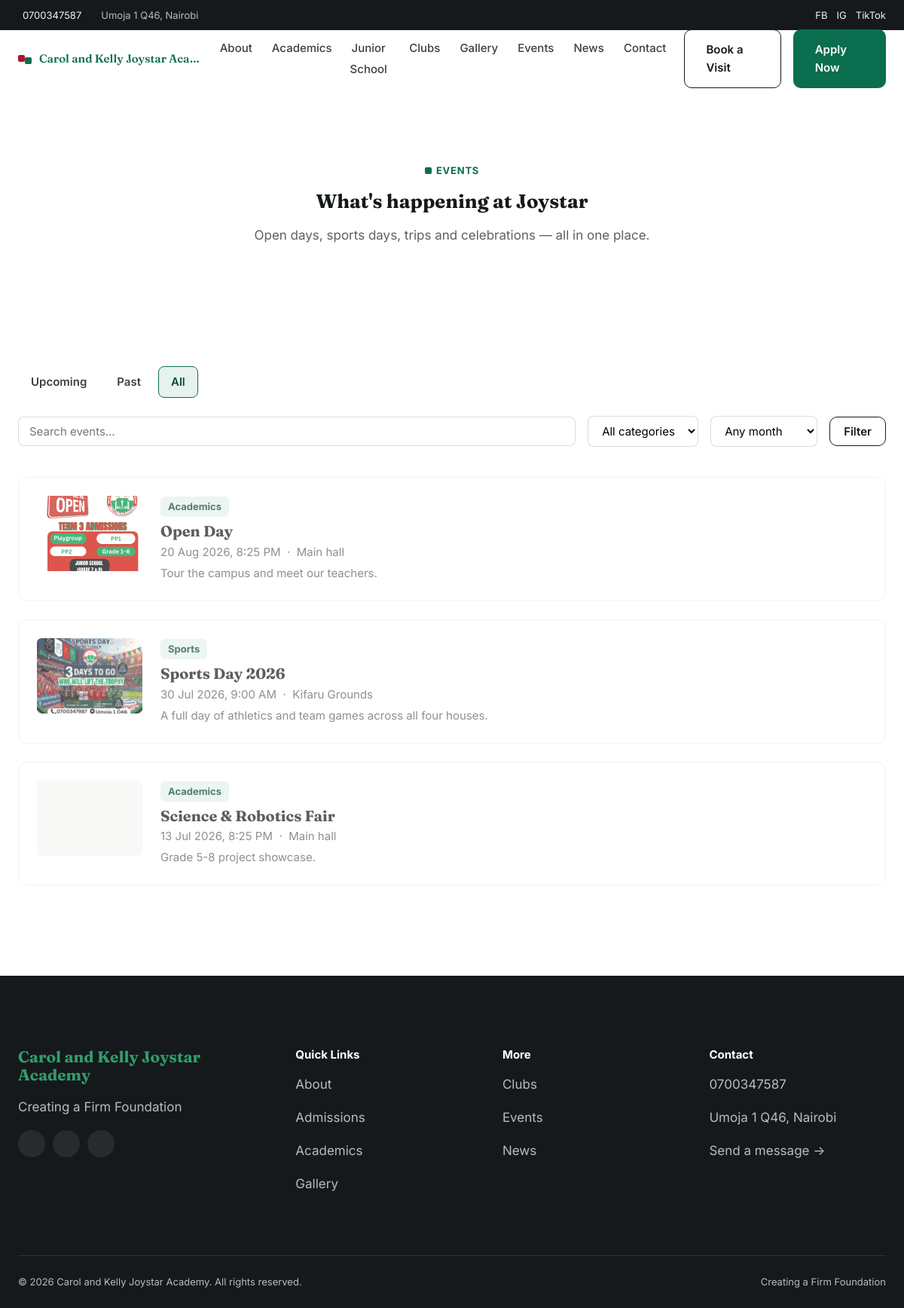
Screenshot of /events/ with the database file from the repository.
### core/models.py (models this page shows, shortened)
class SiteSettings(models.Model):
    school_name = models.CharField(max_length=200, default="Carol and Kelly Joystar Academy")
    motto = models.CharField(max_length=200, default="Creating a Firm Foundation")
    phone = models.CharField(max_length=50, default="0700347587")
    email = models.EmailField(blank=True)
    address = models.CharField(max_length=255, default="Umoja 1 Q46, Nairobi")
    map_embed_url = models.URLField(
        blank=True,
        help_text="Paste a Google Maps 'Embed a map' src URL here.",
    )
    vision = models.TextField(
        default=(
            "To be the school of choice for nurturing confident, responsible and "
            "globally competitive learners through quality education."
        )
    )
    mission = models.TextField(
        default=(
            "To nurture every learner's talents to excellence through quality education, "
            "innovation, love and strong Christian values in a safe and supportive environment."
        )
    )
    philosophy = models.TextField(
        default=(
            "Every child is unique and capable of success when given the right environment, "
            "guidance and opportunities to learn, explore and grow."
        )
    )
    facebook_url = models.URLField(blank=True)
    instagram_url = models.URLField(blank=True)
    twitter_url = models.URLField(blank=True)
    youtube_url = models.URLField(blank=True)
    tiktok_url = models.URLField(blank=True)
    class Meta:
        verbose_name = "Site Settings"
        verbose_name_plural = "Site Settings"
    @classmethod
    def load(cls):
        obj, _ = cls.objects.get_or_create(pk=1)
        return obj

### events/models.py (models this page shows, shortened)
class Event(models.Model):
    title = models.CharField(max_length=200)
    slug = models.SlugField(max_length=220, unique=True, blank=True)
    category = models.ForeignKey(
        EventCategory, on_delete=models.SET_NULL, null=True, blank=True, related_name="events"
    )
    date = models.DateTimeField()
    end_date = models.DateTimeField(null=True, blank=True)
    venue = models.CharField(max_length=200, default="Carol & Kelly Joystar Academy")
    summary = models.CharField(max_length=300)
    description = models.TextField(blank=True)
    cover_image = models.ImageField(upload_to="events/covers/", blank=True, null=True)
    class Meta:
        ordering = ["-date"]
    def get_absolute_url(self):
        return reverse("events:detail", args=[self.slug])

class EventCategory(models.Model):
    name = models.CharField(max_length=80, unique=True)
    slug = models.SlugField(max_length=90, unique=True, blank=True)
    class Meta:
        verbose_name_plural = "Event categories"
        ordering = ["name"]

### events/views.py (the view)
# urls.py: path("", views.event_list, name="list"),
def event_list(request):
    events = Event.objects.select_related("category")
    query = request.GET.get("q", "").strip()
    category_slug = request.GET.get("category", "")
    month = request.GET.get("month", "")  # format YYYY-MM
    time_filter = request.GET.get("when", "")  # upcoming | past
    if query:
        events = events.filter(Q(title__icontains=query) | Q(summary__icontains=query))
    if category_slug:
        events = events.filter(category__slug=category_slug)
    if month:
        try:
            year, mon = (int(part) for part in month.split("-"))
            events = events.filter(date__year=year, date__month=mon)
        except (ValueError, TypeError):
            pass
    now = timezone.now()
    if time_filter == "upcoming":
        events = events.filter(date__gte=now)
    elif time_filter == "past":
        events = events.filter(date__lt=now)
    month_options = (
        Event.objects.dates("date", "month", order="DESC") if Event.objects.exists() else []
    )
    context = {
        "meta_description": (
            "Upcoming and past events at Carol & Kelly Joystar Academy — open days, sports "
            "days, prize-giving, trips and more."
        ),
        "events": events.order_by("-date"),
        "categories": EventCategory.objects.all(),
        "month_options": month_options,
        "query": query,
        "active_category": category_slug,
        "active_month": month,
        "active_when": time_filter,
        "now": now,
    }
    return render(request, "events/list.html", context)

### core/context_processors.py (called while the page is built)
def site_settings(request):
    return {"site": SiteSettings.load()}

### templates/events/list.html (shortened to what this page needs)
{% extends "base.html" %}
{% load static %}
{% block extra_css %}
<link rel="stylesheet" href="{% static 'css/components.css' %}">
{% endblock %}
{% block content %}
<section class="section">
  <div class="container section-head" style="max-width: 720px;">
    <span class="eyebrow" style="justify-content:center;"><span class="blk" style="background: var(--green);"></span>Events</span>
    <h1>What's happening at Joystar</h1>
    <p style="color: var(--text-muted);">Open days, sports days, trips and celebrations — all in one place.</p>
  </div>
</section>
<section class="section" style="padding-top: 0;">
  <div class="container">
    <div class="events-tabs" style="margin-bottom: var(--space-md);">
      <a href="?when=upcoming" class="events-tab {% if active_when == 'upcoming' %}is-active{% endif %}">Upcoming</a>
      <a href="?when=past" class="events-tab {% if active_when == 'past' %}is-active{% endif %}">Past</a>
      <a href="{% url 'events:list' %}" class="events-tab {% if not active_when %}is-active{% endif %}">All</a>
    </div>
    <form method="get" class="events-toolbar">
      <input type="search" name="q" value="{{ query }}" placeholder="Search events…">
      <select name="category" onchange="this.form.submit()">
        <option value="">All categories</option>
      </select>
      <select name="month" onchange="this.form.submit()">
        <option value="">Any month</option>
      </select>
      <button type="submit" class="btn btn-outline" style="padding: 9px 18px;">Filter</button>
    </form>
    {% for event in events %}
      <a href="{{ event.get_absolute_url }}" class="event-card {% if event.date < now %}is-past{% endif %}">
        <div class="event-thumb" {% if event.cover_image %}style="background-image: url('{{ event.cover_image.url }}');"{% endif %}></div>
        <div>
          {% if event.category %}<span class="event-badge">{{ event.category.name }}</span>{% endif %}
          <h3 style="margin: 4px 0;">{{ event.title }}</h3>
          <p style="color: var(--text-muted); font-size: var(--fs-sm); margin: 0 0 4px;">
             {{ event.date|date:"d M Y, g:i A" }}
            &nbsp;·&nbsp;
             {{ event.venue }}
          </p>
          <p style="color: var(--text-muted); font-size: var(--fs-sm); margin:0;">{{ event.summary }}</p>
        </div>
      </a>
    {% empty %}
      <p style="color: var(--text-muted); text-align:center; padding: var(--space-xl) 0;">No events match your filters yet.</p>
    {% endfor %}
  </div>
</section>
{% endblock %}

### templates/partials/topbar.html (shortened to what this page needs)
<div class="topbar">
  <div class="container" style="flex-wrap: wrap; row-gap: 4px;">
    <div style="display:flex; gap: 20px;">
      <a href="tel:{{ site.phone }}" class="topbar-item">
         {{ site.phone }}
      </a>
      <span class="topbar-item">
         {{ site.address }}
      </span>
    </div>
    <div class="topbar-socials">
      {% if site.facebook_url %}<a href="{{ site.facebook_url }}" aria-label="Facebook">FB</a>{% endif %}
      {% if site.instagram_url %}<a href="{{ site.instagram_url }}" aria-label="Instagram">IG</a>{% endif %}
      {% if site.tiktok_url %}<a href="{{ site.tiktok_url }}" aria-label="TikTok">TikTok</a>{% endif %}
    </div>
  </div>
</div>

### templates/partials/navbar.html (shortened to what this page needs)
<header class="site-header">
  <nav class="navbar" aria-label="Main navigation">
    <div class="container">
      <a href="{% url 'core:home' %}" class="brand">
        <span class="blk-stack">
          <span class="blk" style="background: var(--red);"></span>
          <span class="blk" style="background: var(--green); margin-left:-4px; margin-top:5px;"></span>
        </span>
        <span class="brand-name">{{ site.school_name }}</span>
      </a>
      <ul class="nav-links">
        <li><a href="{% url 'core:about' %}">About</a></li>
        <li><a href="{% url 'academics:academics' %}">Academics</a></li>
        <li><a href="{% url 'junior_school:junior_school' %}">Junior School</a></li>
        <li><a href="{% url 'clubs:clubs' %}">Clubs</a></li>
        <li><a href="{% url 'gallery:gallery' %}">Gallery</a></li>
        <li><a href="{% url 'events:list' %}">Events</a></li>
        <li><a href="{% url 'news:list' %}">News</a></li>
        <li><a href="{% url 'contact:contact' %}">Contact</a></li>
      </ul>
      <div class="nav-cta">
        <a href="{% url 'admissions:admissions' %}" class="btn btn-outline">Book a Visit</a>
        <a href="{% url 'admissions:admissions' %}" class="btn btn-primary">Apply Now</a>
      </div>
    </div>
  </nav>
</header>

### templates/partials/footer.html (shortened to what this page needs)
<footer class="site-footer">
  <div class="container">
    <div class="footer-grid">
      <div>
        <h4 style="font-family: var(--font-display); font-size: var(--fs-md); color: var(--green-light);">{{ site.school_name }}</h4>
        <p>{{ site.motto }}</p>
        <div class="social-icons">
          {% if site.facebook_url %}<a href="{{ site.facebook_url }}" aria-label="Facebook"></a>{% endif %}
          {% if site.instagram_url %}<a href="{{ site.instagram_url }}" aria-label="Instagram"></a>{% endif %}
          {% if site.tiktok_url %}<a href="{{ site.tiktok_url }}" aria-label="TikTok"></a>{% endif %}
        </div>
      </div>
      <div>
        <h4>Quick Links</h4>
        <p><a href="{% url 'core:about' %}">About</a></p>
        <p><a href="{% url 'admissions:admissions' %}">Admissions</a></p>
        <p><a href="{% url 'academics:academics' %}">Academics</a></p>
        <p><a href="{% url 'gallery:gallery' %}">Gallery</a></p>
      </div>
      <div>
        <h4>More</h4>
        <p><a href="{% url 'clubs:clubs' %}">Clubs</a></p>
        <p><a href="{% url 'events:list' %}">Events</a></p>
        <p><a href="{% url 'news:list' %}">News</a></p>
      </div>
      <div>
        <h4>Contact</h4>
        <p>{{ site.phone }}</p>
        <p>{{ site.address }}</p>
        <p><a href="{% url 'contact:contact' %}">Send a message →</a></p>
      </div>
    </div>
    <div class="footer-bottom">
      <span>&copy; {% now "Y" %} {{ site.school_name }}. All rights reserved.</span>
      <span>Creating a Firm Foundation</span>
    </div>
  </div>
</footer>

### static/css/tokens.css (style rules this page uses)
:root { --ink: #16191b; --ink-soft: #3a4042; --paper: #ffffff; --paper-tint: #f6f7f5; --paper-dim: #eceeea; --red: #b3122a; --red-deep: #7c0d1e; --red-tint: #fbe9ec; --green: #0b6e4f; --green-deep: #054934; --green-light: #2f9e6b; --green-tint: #e6f2ec; --gold: #c9a24b; --text-body: #2a2e2f; --text-muted: #5b6264; --text-on-dark: #f3f4f2; --text-on-dark-muted: #b7bdbc; --font-display: "Fraunces", "Iowan Old Style", Georgia, serif; --font-body: "Inter", -apple-system, BlinkMacSystemFont, "Segoe UI", sans-serif; --fs-xs: clamp(0.75rem, 0.72rem + 0.15vw, 0.8125rem); --fs-sm: clamp(0.875rem, 0.84rem + 0.2vw, 0.9375rem); --fs-base: clamp(1rem, 0.96rem + 0.2vw, 1.0625rem); --fs-md: clamp(1.125rem, 1.05rem + 0.35vw, 1.3rem); --fs-lg: clamp(1.5rem, 1.3rem + 0.9vw, 2rem); --fs-xl: clamp(2rem, 1.6rem + 1.8vw, 3rem); --fs-2xl: clamp(2.6rem, 2rem + 2.8vw, 4.25rem); --space-3xs: 0.25rem; --space-2xs: 0.5rem; --space-xs: 0.75rem; --space-sm: 1rem; --space-md: 1.5rem; --space-lg: 2.5rem; --space-xl: 4rem; --space-2xl: 6rem; --space-3xl: 8rem; --container-max: 1240px; --radius-sm: 6px; --radius-md: 12px; --radius-lg: 20px; --border-hair: 1px solid rgba(22, 25, 27, 0.1); --shadow-sm: 0 1px 2px rgba(22, 25, 27, 0.06), 0 1px 1px rgba(22, 25, 27, 0.04); --shadow-md: 0 8px 24px rgba(22, 25, 27, 0.08); --shadow-lg: 0 24px 48px rgba(22, 25, 27, 0.14); --ease-out: cubic-bezier(0.16, 1, 0.3, 1); --dur-fast: 180ms; --dur-med: 420ms; --dur-slow: 900ms; --topbar-h: 40px; --nav-h: 76px; }

### static/css/components.css (style rules this page uses)
.eyebrow { display: inline-flex; align-items: center; gap: 6px; font-size: var(--fs-xs); font-weight: 700; letter-spacing: 0.06em; text-transform: uppercase; color: var(--green); margin-bottom: var(--space-sm); }
.section-head { text-align: center; max-width: 640px; margin: 0 auto var(--space-xl); }
.events-toolbar { display: flex; flex-wrap: wrap; gap: var(--space-sm); align-items: center; margin-bottom: var(--space-lg); }
.events-tabs { display: flex; gap: 6px; }
.events-tab { padding: 8px 16px; border-radius: 8px; font-size: var(--fs-sm); font-weight: 600; text-decoration: none; color: var(--ink-soft); border: 1px solid transparent; }
.events-tab.is-active { background: var(--green-tint); color: var(--green-deep); border-color: var(--green); }
.events-toolbar select, .events-toolbar input[type="search"] { padding: 9px 14px; border-radius: 8px; border: 1px solid rgba(22,25,27,0.15); font-family: inherit; font-size: var(--fs-sm); background: #fff; }
.events-toolbar input[type="search"] { flex: 1; min-width: 180px; }
.event-card { display: flex; gap: var(--space-md); padding: var(--space-md); border: 1px solid rgba(22,25,27,0.08); border-radius: var(--radius-md); text-decoration: none; color: inherit; margin-bottom: var(--space-md); transition: transform var(--dur-fast) var(--ease-out), box-shadow var(--dur-fast) var(--ease-out); }
.event-card.is-past { opacity: 0.7; }
.event-thumb { width: 140px; height: 100px; flex-shrink: 0; border-radius: var(--radius-sm); background: var(--paper-tint); background-size: cover; background-position: center; }
.event-badge { display: inline-block; font-size: var(--fs-xs); font-weight: 700; color: var(--green-deep); background: var(--green-tint); padding: 3px 10px; border-radius: 6px; margin-bottom: 4px; }

### rows the page displays
SiteSettings: phone "0700347587", address "Umoja 1 Q46, Nairobi", school_name "Carol and Kelly Joystar Aca…", school_name "Carol and Kelly Joystar Academy", motto "Creating a Firm Foundation"
Event: cover_image (picture), category.name "Academics", title "Open Day", date "20 Aug 2026, 8:25 PM", venue "Main hall", summary "Tour the campus and meet our teachers."
Event: cover_image (picture), category.name "Sports", title "Sports Day 2026", date "30 Jul 2026, 9:00 AM", venue "Kifaru Grounds", summary "A full day of athletics and team games across all four houses."
Event: category.name "Academics", title "Science & Robotics Fair", date "13 Jul 2026, 8:25 PM", venue "Main hall", summary "Grade 5-8 project showcase."
